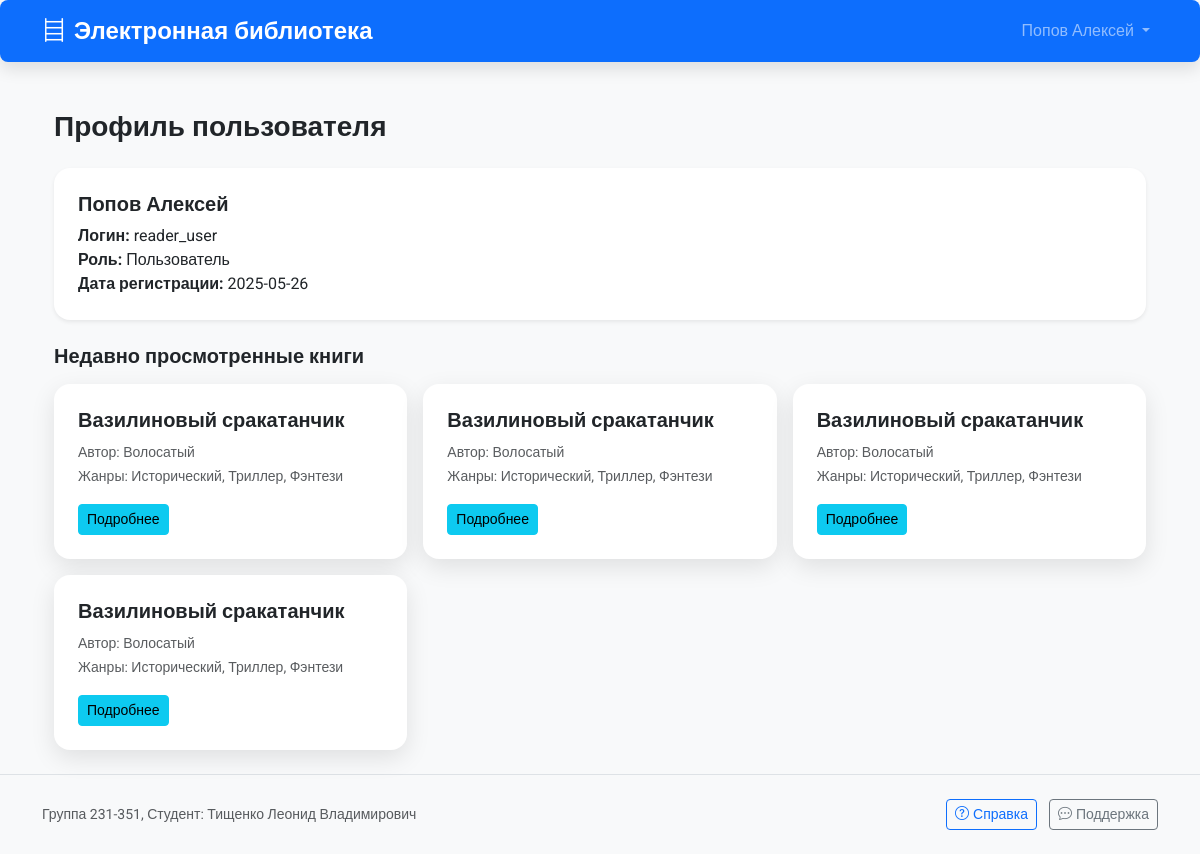
/profile (signed in), run on the app's committed database.
### models.py (models this page shows, shortened)
class User(UserMixin, db.Model):
    __tablename__ = 'users'
    id = db.Column(db.Integer, primary_key=True)
    username = db.Column(db.String(80), unique=True, nullable=False, index=True)
    password_hash = db.Column(db.String(255), nullable=False)
    first_name = db.Column(db.String(50), nullable=False)
    last_name = db.Column(db.String(50), nullable=False)
    middle_name = db.Column(db.String(50))
    role_id = db.Column(db.Integer, db.ForeignKey('roles.id'), nullable=False)
    created_at = db.Column(db.DateTime, default=datetime.utcnow)
    role = db.relationship('Role', backref='users')
    reviews = db.relationship('Review', backref='user', lazy='dynamic')
    viewed_books = db.relationship('ViewHistory', back_populates='viewer', lazy='dynamic')
    def get_full_name(self):
        return f"{self.last_name} {self.first_name} {self.middle_name}" if self.middle_name else f"{self.last_name} {self.first_name}"

class Role(db.Model):
    __tablename__ = 'roles'
    id = db.Column(db.Integer, primary_key=True)
    name = db.Column(db.String(50), unique=True, nullable=False, index=True)
    description = db.Column(db.Text, nullable=False)

class Book(db.Model):
    __tablename__ = 'books'
    id = db.Column(db.Integer, primary_key=True)
    title = db.Column(db.String(200), nullable=False, index=True)
    description = db.Column(db.Text, nullable=False)
    year = db.Column(db.Integer, nullable=False, index=True)
    publisher = db.Column(db.String(100), nullable=False)
    author = db.Column(db.String(100), nullable=False, index=True)
    pages = db.Column(db.Integer, nullable=False)
    view_count = db.Column(db.Integer, default=0)
    cover = db.relationship('Cover', uselist=False, backref='book', cascade='all, delete-orphan')
    genres = db.relationship('Genre', secondary=book_genre, backref='books')
    reviews = db.relationship('Review', backref='book', cascade='all, delete-orphan')
    view_history = db.relationship('ViewHistory', back_populates='book', cascade='all, delete-orphan')

class ViewHistory(db.Model):
    __tablename__ = 'view_history'
    __table_args__ = (
        Index('ix_view_history_user_book_date', 'user_id', 'book_id', 'viewed_date'),
    )
    id = db.Column(db.Integer, primary_key=True)
    user_id = db.Column(db.Integer, db.ForeignKey('users.id'))
    book_id = db.Column(db.Integer, db.ForeignKey('books.id'), nullable=False)
    viewed_at = db.Column(db.DateTime, default=datetime.utcnow, nullable=False)
    viewed_date = db.Column(db.Date, default=datetime.utcnow, nullable=False)
    viewer = db.relationship('User', back_populates='viewed_books')
    book = db.relationship('Book', back_populates='view_history')

class Genre(db.Model):
    __tablename__ = 'genres'
    id = db.Column(db.Integer, primary_key=True)
    name = db.Column(db.String(50), unique=True, nullable=False, index=True)
    DEFAULT_GENRES = [
        "Фантастика", "Детектив", "Роман",
        "Научная литература", "Исторический", "Триллер",
        "Фэнтези", "Приключения", "Ужасы", "Поэзия",
        "Драма", "Комедия", "Биография", "Публицистика",
        "Техническая литература", "Детская литература",
        "Мистика", "Классика", "Современная проза", "Психология"
    ]

### app.py (the view)
@app.route('/profile')
@login_required
def profile():
    user = current_user
    recent_views = ViewHistory.query.filter_by(user_id=user.id).order_by(
        ViewHistory.viewed_at.desc()
    ).limit(5).all()
    return render_template('profile.html',
                         user=user,
                         recent_views=recent_views)

### app.py (called while the page is built)
@login_manager.user_loader
def load_user(user_id):
    return User.query.get(int(user_id))

### templates/profile.html (shortened to what this page needs)
{% extends "base.html" %}
{% block content %}
    <div class="container py-4">
        <h2 class="h3 fw-bold mb-4">Профиль пользователя</h2>
        <div class="card border-0 shadow-sm mb-4">
            <div class="card-body">
                <h5 class="card-title">{{ user.get_full_name() }}</h5>
                <p class="card-text">
                    <strong>Логин:</strong> {{ user.username }}<br>
                    <strong>Роль:</strong> {{ user.role.name }}<br>
                    <strong>Дата регистрации:</strong>
                    {% if user.created_at %}
                        {{ user.created_at.strftime('%Y-%m-%d') }}
                    {% else %}
                        Неизвестно
                    {% endif %}
                </p>
            </div>
        </div>
        {% if recent_views %}
            <h3 class="h5 fw-bold mb-3">Недавно просмотренные книги</h3>
            <div class="row g-3">
                {% for view in recent_views %}
                    {% set book = view.book %}
                    <div class="col-md-6 col-lg-4">
                        <div class="card border-0 hover-lift">
                            <div class="card-body">
                                <h5 class="card-title">{{ book.title }}</h5>
                                <p class="card-text">
                                    <small class="text-muted">Автор: {{ book.author }}</small><br>
                                    <small class="text-muted">Жанры:
                                        {% for genre in book.genres %}
                                            {{ genre.name }}{% if not loop.last %}, {% endif %}
                                        {% endfor %}
                                    </small>
                                </p>
                                <a href="{{ url_for('book_detail', book_id=book.id) }}" class="btn btn-sm btn-info">Подробнее</a>
                            </div>
                        </div>
                    </div>
                {% endfor %}
            </div>
        {% endif %}
    </div>
{% endblock %}

### templates/base.html (shortened to what this page needs)
<!DOCTYPE html>
<html lang="ru">
<head>
    <link href="https://cdn.jsdelivr.net/npm/bootstrap@5.3.0/dist/css/bootstrap.min.css" rel="stylesheet">
    <link href="https://cdn.jsdelivr.net/npm/bootstrap-icons@1.10.5/font/bootstrap-icons.css" rel="stylesheet">
    <link rel="stylesheet" href="https://cdn.jsdelivr.net/npm/easymde/dist/easymde.min.css">
    <link rel="stylesheet" href="{{ url_for('static', filename='css/main.css') }}">
</head>
<body class="d-flex flex-column min-vh-100">
    <nav class="navbar navbar-expand-lg navbar-dark bg-primary mb-4" role="navigation">
        <div class="container">
            <a class="navbar-brand d-flex align-items-center" href="{{ url_for('index') }}">
                <i class="bi bi-bookshelf me-2"></i>
                <span class="fw-bold">Электронная библиотека</span>
            </a>
            <div class="collapse navbar-collapse" id="navbarNav">
                <ul class="navbar-nav mb-2 mb-lg-0">
                    {% if current_user.is_authenticated %}
                        <li class="nav-item dropdown">
                            <a class="nav-link dropdown-toggle" href="#" id="navbarDropdown" role="button"
                               data-bs-toggle="dropdown" data-bs-target="#navbarDropdown" aria-expanded="false">
                                {{ current_user.last_name }} {{ current_user.first_name }}
                            </a>
                        </li>
                    {% else %}
                        <li class="nav-item">
                            <a class="nav-link" href="{{ url_for('login') }}">
                                <i class="bi bi-box-arrow-in-right me-1"></i>Вход
                            </a>
                        </li>
                    {% endif %}
                </ul>
            </div>
        </div>
    </nav>
    <main class="flex-grow-1">
        <div class="container">
            {% block content %}
            {% endblock %}
        </div>
    </main>
    <footer class="footer mt-auto py-4 bg-light">
        <div class="container">
            <div class="d-flex flex-column flex-md-row justify-content-between align-items-center">
                <div class="mb-3 mb-md-0">
                    <small class="text-muted">Группа 231-351, Студент: Тищенко Леонид Владимирович</small>
                </div>
                <div>
                    <a href="#" class="btn btn-outline-primary btn-sm">
                        <i class="bi bi-question-circle me-1"></i>Справка
                    </a>
                    <a href="#" class="btn btn-outline-secondary btn-sm ms-2">
                        <i class="bi bi-chat-dots me-1"></i>Поддержка
                    </a>
                </div>
            </div>
        </div>
    </footer>
</body>
</html>

### static/css/main.css (style rules this page uses)
body { font-family: 'Roboto', sans-serif; background-color: #f8f9fa; color: #212529; }
h1, h2, h3, h4, h5, h6 { font-weight: 700; }
a { text-decoration: none; }
.navbar { border-radius: 0.5rem; box-shadow: 0 0.5rem 1rem rgba(0, 0, 0, 0.1); }
.navbar-brand { font-size: 1.5rem; font-weight: 700; }
.nav-link { transition: color 0.3s ease; }
.card { border: none; border-radius: 1rem; box-shadow: 0 0.5rem 1.5rem rgba(0, 0, 0, 0.1); transition: transform 0.3s ease; }
.card-body { padding: 1.5rem; }
.footer { margin-top: 4rem; padding: 1.5rem 0; background-color: #e9ecef; text-align: center; border-top: 1px solid #dee2e6; }
.card { border: none; transition: transform 0.3s ease-in-out; }
.hover-lift { transition: transform 0.2s ease-in-out; }

### templates/base.html (style rules this page uses)
body { font-family: 'Roboto', sans-serif; background-color: #f8f9fa; }
.hover-lift { transition: transform 0.3s ease; }
.card { transition: transform 0.3s ease; }

### data on the page
User: last_name "Попов", first_name "Алексей", get_full_name "Попов Алексей", username "reader_user", created_at "2025-05-26"
Role: role.name "Пользователь"
Book: title "Вазилиновый сракатанчик", author "Волосатый"
Genre: name "Исторический"
Genre: name "Триллер"
Genre: name "Фэнтези"
